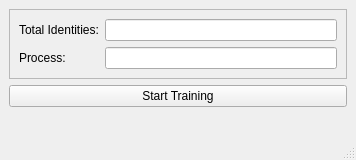
<?xml version="1.0" encoding="UTF-8"?>
<ui version="4.0">
 <class>MainWindow</class>
 <widget class="QMainWindow" name="MainWindow">
  <property name="geometry">
   <rect>
    <x>0</x>
    <y>0</y>
    <width>356</width>
    <height>160</height>
   </rect>
  </property>
  <property name="windowTitle">
   <string>CDS-1 | Train Datasets</string>
  </property>
  <property name="windowIcon">
   <iconset resource="resources.qrc">
    <normaloff>:/Logo/src/icon/Altech Logo.png</normaloff>:/Logo/src/icon/Altech Logo.png</iconset>
  </property>
  <widget class="QWidget" name="centralwidget">
   <layout class="QGridLayout" name="gridLayout">
    <item row="1" column="0">
     <widget class="QPushButton" name="btn_startTraining">
      <property name="text">
       <string>Start Training</string>
      </property>
     </widget>
    </item>
    <item row="0" column="0">
     <widget class="QFrame" name="frame">
      <property name="frameShape">
       <enum>QFrame::StyledPanel</enum>
      </property>
      <property name="frameShadow">
       <enum>QFrame::Raised</enum>
      </property>
      <layout class="QFormLayout" name="formLayout">
       <item row="0" column="0">
        <widget class="QLabel" name="label">
         <property name="text">
          <string>Total Identities:</string>
         </property>
        </widget>
       </item>
       <item row="0" column="1">
        <widget class="QLineEdit" name="txt_TotalIdentities"/>
       </item>
       <item row="1" column="0">
        <widget class="QLabel" name="label_2">
         <property name="text">
          <string>Process:</string>
         </property>
        </widget>
       </item>
       <item row="1" column="1">
        <widget class="QLineEdit" name="txt_TrainingProcess"/>
       </item>
      </layout>
     </widget>
    </item>
    <item row="2" column="0">
     <spacer name="verticalSpacer">
      <property name="orientation">
       <enum>Qt::Vertical</enum>
      </property>
      <property name="sizeHint" stdset="0">
       <size>
        <width>20</width>
        <height>40</height>
       </size>
      </property>
     </spacer>
    </item>
   </layout>
  </widget>
  <widget class="QMenuBar" name="menubar">
   <property name="geometry">
    <rect>
     <x>0</x>
     <y>0</y>
     <width>356</width>
     <height>21</height>
    </rect>
   </property>
  </widget>
  <widget class="QStatusBar" name="statusbar"/>
 </widget>
 <resources>
  <include location="resources.qrc"/>
 </resources>
 <connections/>
</ui>
